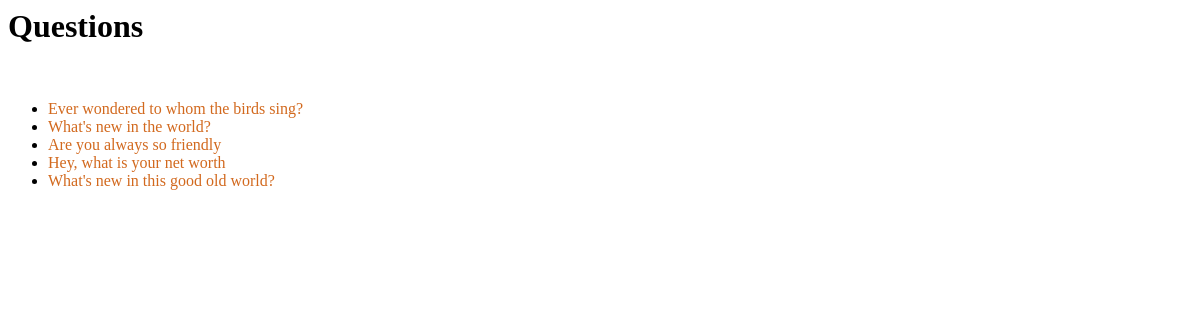
/polls/, run on an earlier commit of the app's database.
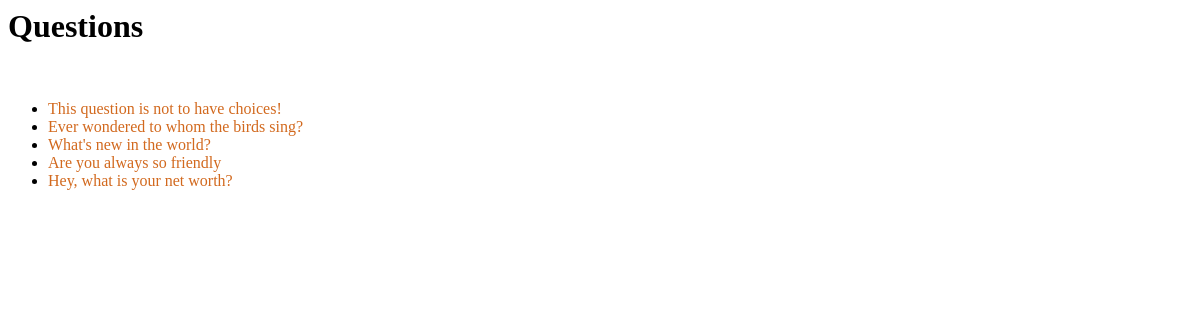
And on a later commit of the database.
### polls/models.py (models this page shows, shortened)
class Question(models.Model):
    question_text = models.CharField(max_length=200)
    publication_date = models.DateTimeField("date published")
    def was_published_recently(self):
        now = timezone.now()
        return now - datetime.timedelta(days=1) <= self.publication_date <= now
    was_published_recently.admin_order_field = 'publication_date'
    was_published_recently.boolean = True
    was_published_recently.short_description = 'Published Recently?'

### polls/views.py (the view)
# urls.py: path('', views.IndexView.as_view(), name='index'),
class IndexView(generic.ListView):
    template_name = 'polls/index.html'
    context_object_name = 'latest_question_list'
    def get_queryset(self):
        now = timezone.now()
        return Question.objects.filter(publication_date__lte=now
                                       ).order_by('-publication_date').exclude(choice__isnull=True)[:5]

### polls/templates/polls/index.html (shortened to what this page needs)
{% load static %}
<link rel="stylesheet" href="{% static 'polls/style.css' %}">
<h1>Questions</h1>
{%if latest_question_list %}
    <ul>
        {% for question in latest_question_list %}
            <li><a href="{% url 'polls:details' question.id%}">{{ question.question_text }}</a>
            </li>
        {% endfor %}
    </ul>
{% else %}
    <p>No polls are available.</p>
{% endif %}

What changed in the data, as far as the page shows it:
no longer on this page (row unchanged): Question: question_text "What's new in this good old world?"
now on this page (row unchanged): Question: question_text "This question is not to have choices!"
changed Question: question_text "Hey, what is your net worth" → "Hey, what is your net worth?"
